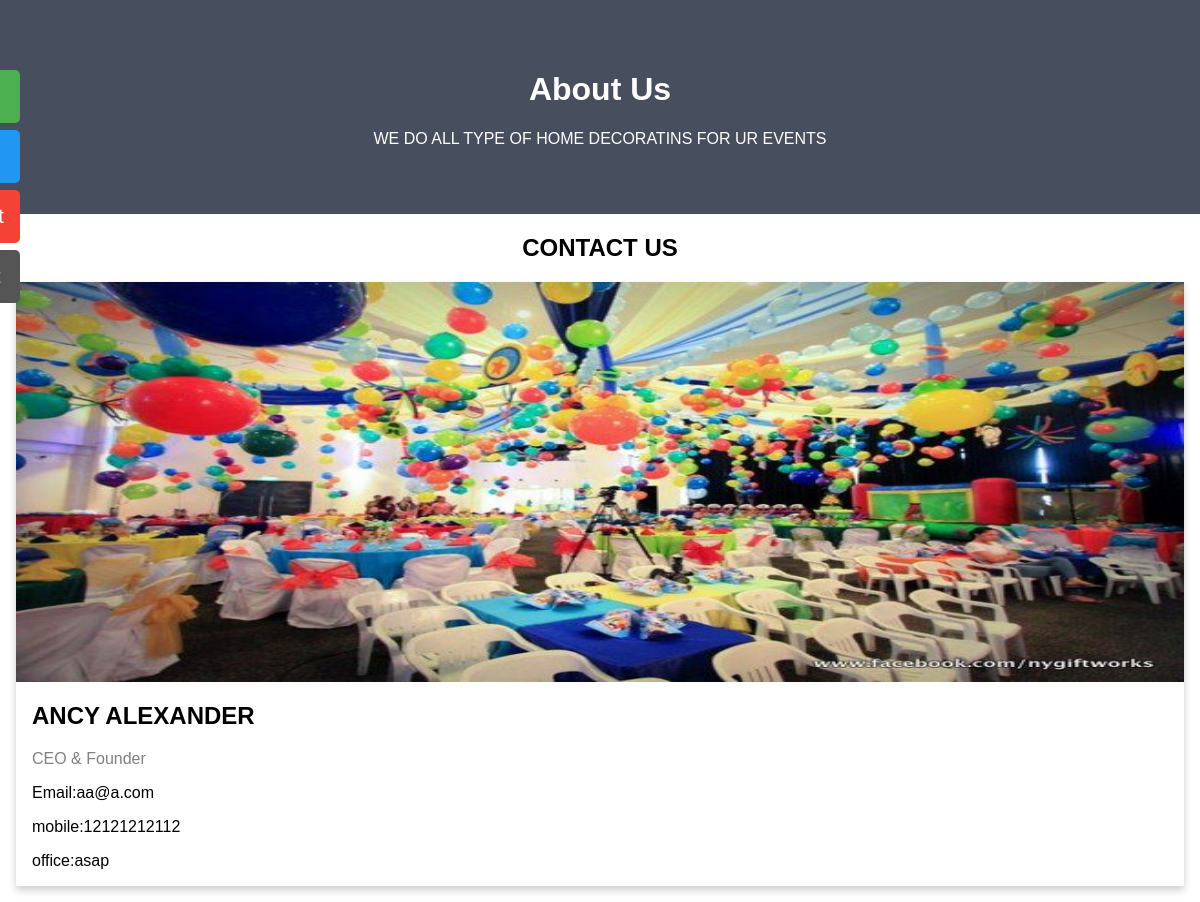
Page /about.php on the committed database.
### tables this page shows
CREATE TABLE `contacts_db` (
  `contact_id` int(11) NOT NULL,
  `phone` varchar(20) NOT NULL,
  `email` varchar(20) NOT NULL,
  `address` varchar(100) NOT NULL
);

### about.php (the view, shortened to what this page needs)
<?php
include 'connection.php';
$result=mysqli_query($conn,"SELECT * FROM `contacts_db` ");
?>
<html>
<head>
</head>
<body>
<?php include 'sidebar.php';?>
<div class="common-div">
<div class="about-section">
  <h1>About Us</h1>
  <p>WE DO ALL TYPE OF HOME DECORATINS FOR UR EVENTS</p>
</div>
<?php while ($row = mysqli_fetch_assoc($result)) {  ?>
<h2 style="text-align:center">CONTACT US</h2>
<div class="row">
  <div class="column">
    <div class="card">
      <img src="contact.jpg" alt="ancy" style="width:100%; height: 400px;">
      <div class="container">
        <h2>ANCY ALEXANDER</h2>
        <p class="title">CEO & Founder</p>
        <p>Email:<?php echo $row['email'];?></p>
        <p>mobile:<?php echo $row['phone'];?></p>
        <p>office:<?php echo $row['address'];?></p>
      </div>
    </div>
  </div>
<?php } ?>
</div>
</body>
</html>

### about.php (style rules this page uses)
body { font-family: Arial, Helvetica, sans-serif; margin: 0; }
html { box-sizing: border-box; }
*, *:before, *:after { box-sizing: inherit; }
.column { align-items:center; width: auto; margin-bottom: 16px; padding: 0 8px; }
.card { box-shadow: 0 4px 8px 0 rgba(0, 0, 0, 0.2); margin: 8px; width:; }
.about-section { padding: 50px; text-align: center; background-color: #474e5d; color: white; }
.container { padding: 0 16px; width:auto; }
.container::after, .row::after { content: ""; clear: both; display: table; }
.title { color: grey; }

### rows in the picture
contacts_db: email "aa@a.com", phone "12121212112", address "asap"
